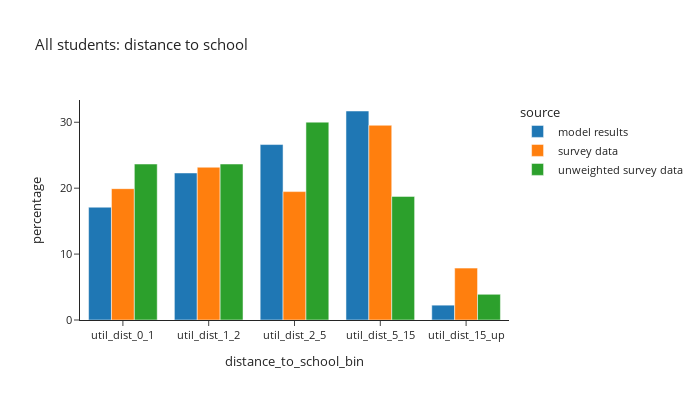
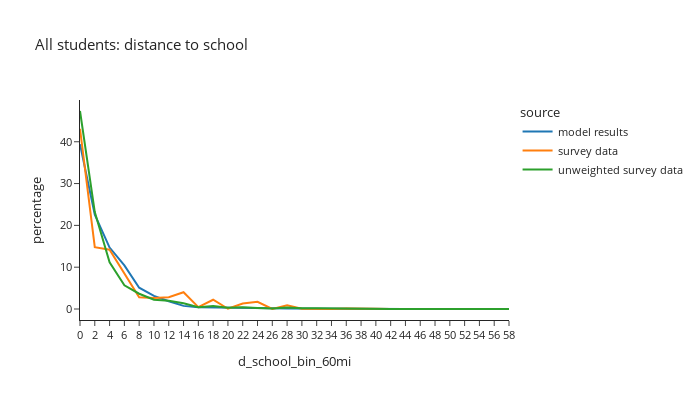

Notebook code for these charts, in order:
### Code cell
def plot_distance(df:pd.DataFrame, group:str, title_name:str):
    count = df.loc[(df['source']=='model results') & (df[group]),['distance_to_school_bin']].value_counts()
    print(f"model person count =\n"
          f"{count.sort_values()}")
    df_plot = df.loc[(df[group]) & (df['distance_to_school_bin'] != float('nan'))].groupby(['source','distance_to_school_bin'])['hh_weight_2017_2019'].sum().reset_index()
    df_plot['percentage'] = df_plot.groupby(['source'], group_keys=False)['hh_weight_2017_2019'].\
            apply(lambda x: 100 * x / float(x.sum()))
    # df_plot
    #
    fig1 = px.bar(df_plot, x='distance_to_school_bin', y="percentage", color="source", barmode="group",template="simple_white",
                 title=title_name)
    fig1.for_each_annotation(lambda a: a.update(text = a.text.split("=")[-1]))
    fig1.update_layout(height=400, width=700, font=dict(size=11))
    fig1.show()

    df_plot = per_data.loc[(per_data[group]) & (per_data['d_school_bin_60mi'].notna())].groupby(['source','d_school_bin_60mi'])['hh_weight_2017_2019'].sum().reset_index()
    df_plot['percentage'] = df_plot.groupby(['source'], group_keys=False)['hh_weight_2017_2019'].\
                apply(lambda x: 100 * x / float(x.sum()))
    # df_plot
    #
    fig2 = px.line(df_plot, x='d_school_bin_60mi', y="percentage", color="source", template="simple_white",
                  title=title_name)
    fig2.for_each_annotation(lambda a: a.update(text = a.text.split("=")[-1]))
    fig2.update_layout(height=400, width=700, font=dict(size=11))
    fig2.show()

# distance to school: grade school
plot_distance(per_data,'is_student',"All students: distance to school")

### Figure 1 — Plotly figure (JSON) as saved in the notebook; plotly's stock layout.template omitted (floating-point values rounded to 4 significant figures)
{"data": [{"alignmentgroup": "True", "hovertemplate": "source=model results<br>distance_to_school_bin=%{x}<br>percentage=%{y}<extra></extra>", "legendgroup": "model results", "marker": {"color": "#1F77B4", "pattern": {"shape": ""}}, "name": "model results", "offsetgroup": "model results", "orientation": "v", "showlegend": true, "textposition": "auto", "type": "bar", "x": ["util_dist_0_1", "util_dist_1_2", "util_dist_2_5", "util_dist_5_15", "util_dist_15_up"], "xaxis": "x", "y": [17.11, 22.31, 26.62, 31.71, 2.252], "yaxis": "y"}, {"alignmentgroup": "True", "hovertemplate": "source=survey data<br>distance_to_school_bin=%{x}<br>percentage=%{y}<extra></extra>", "legendgroup": "survey data", "marker": {"color": "#FF7F0E", "pattern": {"shape": ""}}, "name": "survey data", "offsetgroup": "survey data", "orientation": "v", "showlegend": true, "textposition": "auto", "type": "bar", "x": ["util_dist_0_1", "util_dist_1_2", "util_dist_2_5", "util_dist_5_15", "util_dist_15_up"], "xaxis": "x", "y": [19.93, 23.18, 19.48, 29.55, 7.87], "yaxis": "y"}, {"alignmentgroup": "True", "hovertemplate": "source=unweighted survey data<br>distance_to_school_bin=%{x}<br>percentage=%{y}<extra></extra>", "legendgroup": "unweighted survey data", "marker": {"color": "#2CA02C", "pattern": {"shape": ""}}, "name": "unweighted survey data", "offsetgroup": "unweighted survey data", "orientation": "v", "showlegend": true, "textposition": "auto", "type": "bar", "x": ["util_dist_0_1", "util_dist_1_2", "util_dist_2_5", "util_dist_5_15", "util_dist_15_up"], "xaxis": "x", "y": [23.66, 23.66, 30.02, 18.75, 3.902], "yaxis": "y"}], "layout": {"barmode": "group", "font": {"size": 11}, "height": 400, "legend": {"title": {"text": "source"}, "tracegroupgap": 0}, "title": {"text": "All students: distance to school"}, "width": 700, "xaxis": {"anchor": "y", "domain": [0.0, 1.0], "title": {"text": "distance_to_school_bin"}}, "yaxis": {"anchor": "x", "domain": [0.0, 1.0], "title": {"text": "percentage"}}}}

### Figure 2 — Plotly figure (JSON) as saved in the notebook; plotly's stock layout.template omitted (floating-point values rounded to 4 significant figures)
{"data": [{"hovertemplate": "source=model results<br>d_school_bin_60mi=%{x}<br>percentage=%{y}<extra></extra>", "legendgroup": "model results", "line": {"color": "#1F77B4", "dash": "solid"}, "marker": {"symbol": "circle"}, "mode": "lines", "name": "model results", "orientation": "v", "showlegend": true, "type": "scatter", "x": ["0", "2", "4", "6", "8", "10", "12", "14", "16", "18", "20", "22", "24", "26", "28", "30", "32", "34", "36", "38", "40", "42", "44", "46", "48", "50", "52", "54", "56", "58"], "xaxis": "x", "y": [39.43, 22.56, 14.69, 10.42, 5.091, 3.134, 1.86, 0.7453, 0.3913, 0.3108, 0.2815, 0.241, 0.1899, 0.1496, 0.135, 0.09771, 0.0641, 0.05107, 0.04059, 0.03011, 0.02011, 0.02143, 0.01728, 0.009629, 0.01001, 0.004531, 0.005098, 0.002738, 0.00236, 0.001888], "yaxis": "y"}, {"hovertemplate": "source=survey data<br>d_school_bin_60mi=%{x}<br>percentage=%{y}<extra></extra>", "legendgroup": "survey data", "line": {"color": "#FF7F0E", "dash": "solid"}, "marker": {"symbol": "circle"}, "mode": "lines", "name": "survey data", "orientation": "v", "showlegend": true, "type": "scatter", "x": ["0", "2", "4", "6", "8", "10", "12", "14", "16", "18", "20", "22", "24", "26", "28", "30", "32", "34", "36", "38", "40", "42", "44", "46", "48", "50", "52", "54", "56", "58"], "xaxis": "x", "y": [43.1, 14.79, 14.2, 8.644, 2.826, 2.652, 2.822, 4.023, 0.4544, 2.212, 0.06055, 1.331, 1.727, 0.0208, 0.8941, 0.0464, 0.005459, 0.02724, 0.1061, 0.007902, 0.04508, 0.0, 0.0, 0.0, 0.0, 0.0, 0.0, 0.0, 0.0, 0.0], "yaxis": "y"}, {"hovertemplate": "source=unweighted survey data<br>d_school_bin_60mi=%{x}<br>percentage=%{y}<extra></extra>", "legendgroup": "unweighted survey data", "line": {"color": "#2CA02C", "dash": "solid"}, "marker": {"symbol": "circle"}, "mode": "lines", "name": "unweighted survey data", "orientation": "v", "showlegend": true, "type": "scatter", "x": ["0", "2", "4", "6", "8", "10", "12", "14", "16", "18", "20", "22", "24", "26", "28", "30", "32", "34", "36", "38", "40", "42", "44", "46", "48", "50", "52", "54", "56", "58"], "xaxis": "x", "y": [47.36, 23.17, 11.15, 5.668, 3.652, 2.204, 1.952, 1.385, 0.4408, 0.6927, 0.3149, 0.4408, 0.2519, 0.1259, 0.3778, 0.1889, 0.1889, 0.1259, 0.1889, 0.06297, 0.06297, 0.0, 0.0, 0.0, 0.0, 0.0, 0.0, 0.0, 0.0, 0.0], "yaxis": "y"}], "layout": {"font": {"size": 11}, "height": 400, "legend": {"title": {"text": "source"}, "tracegroupgap": 0}, "title": {"text": "All students: distance to school"}, "width": 700, "xaxis": {"anchor": "y", "domain": [0.0, 1.0], "title": {"text": "d_school_bin_60mi"}}, "yaxis": {"anchor": "x", "domain": [0.0, 1.0], "title": {"text": "percentage"}}}}
